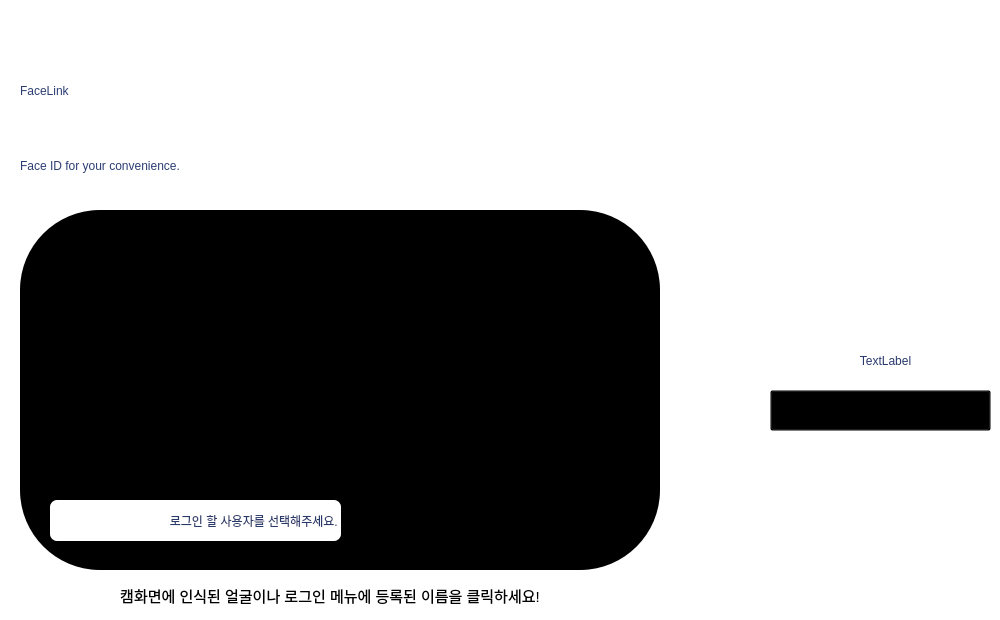
                     <widget class="QWidget" name="home">
                      <property name="autoFillBackground">
                       <bool>false</bool>
                      </property>
                      <property name="styleSheet">
                       <string notr="true">background-color: transparent;</string>
                      </property>
                      <widget class="QLabel" name="camLabel">
                       <property name="geometry">
                        <rect>
                         <x>20</x>
                         <y>210</y>
                         <width>640</width>
                         <height>360</height>
                        </rect>
                       </property>
                       <property name="cursor">
                        <cursorShape>SizeHorCursor</cursorShape>
                       </property>
                       <property name="styleSheet">
                        <string notr="true">border-radius: 80;
border-style: solid;

background-color: black; 
box-shadow: 4px 4px 2px 1px rgba(0, 0, 0, .2);</string>
                       </property>
                       <property name="text">
                        <string/>
                       </property>
                      </widget>
                      <widget class="QLabel" name="label_2">
                       <property name="geometry">
                        <rect>
                         <x>20</x>
                         <y>20</y>
                         <width>661</width>
                         <height>141</height>
                        </rect>
                       </property>
                       <property name="styleSheet">
                        <string notr="true">font: 72pt &quot;a타이틀고딕5&quot;;
color: rgb(44, 61, 115);</string>
                       </property>
                       <property name="text">
                        <string>FaceLink</string>
                       </property>
                      </widget>
                      <widget class="QLabel" name="label_3">
                       <property name="geometry">
                        <rect>
                         <x>20</x>
                         <y>130</y>
                         <width>761</width>
                         <height>71</height>
                        </rect>
                       </property>
                       <property name="styleSheet">
                        <string notr="true">font: 600 40pt &quot;Bahnschrift SemiBold SemiConden&quot;;
color: rgb(44, 61, 115);
</string>
                       </property>
                       <property name="text">
                        <string>Face ID for your convenience.</string>
                       </property>
                      </widget>
                      <widget class="QWidget" name="explain" native="true">
                       <property name="geometry">
                        <rect>
                         <x>40</x>
                         <y>500</y>
                         <width>421</width>
                         <height>51</height>
                        </rect>
                       </property>
                       <widget class="QLabel" name="label_4">
                        <property name="geometry">
                         <rect>
                          <x>10</x>
                          <y>0</y>
                          <width>291</width>
                          <height>41</height>
                         </rect>
                        </property>
                        <property name="maximumSize">
                         <size>
                          <width>16777215</width>
                          <height>16777209</height>
                         </size>
                        </property>
                        <property name="styleSheet">
                         <string notr="true">font: 13pt &quot;a옛날사진관3&quot;;
color: rgb(41, 57, 108);
background-color: rgb(255, 255, 255);
text-align:center;
border-radius:7;</string>
                        </property>
                        <property name="text">
                         <string>로그인 할 사용자를 선택해주세요. </string>
                        </property>
                        <property name="alignment">
                         <set>Qt::AlignRight|Qt::AlignTrailing|Qt::AlignVCenter</set>
                        </property>
                       </widget>
                       <widget class="QLabel" name="label_5">
                        <property name="geometry">
                         <rect>
                          <x>20</x>
                          <y>10</y>
                          <width>21</width>
                          <height>21</height>
                         </rect>
                        </property>
                        <property name="styleSheet">
                         <string notr="true">border-image: url(images/images/face-recognition.svg);</string>
                        </property>
                        <property name="text">
                         <string/>
                        </property>
                       </widget>
                      </widget>
                      <widget class="QTextBrowser" name="textBrowser">
                       <property name="geometry">
                        <rect>
                         <x>80</x>
                         <y>580</y>
                         <width>500</width>
                         <height>31</height>
                        </rect>
                       </property>
                       <property name="minimumSize">
                        <size>
                         <width>500</width>
                         <height>0</height>
                        </size>
                       </property>
                       <property name="maximumSize">
                        <size>
                         <width>500</width>
                         <height>200</height>
                        </size>
                       </property>
                       <property name="styleSheet">
                        <string notr="true">background-color: transparent;</string>
                       </property>
                       <property name="frameShape">
                        <enum>QFrame::NoFrame</enum>
                       </property>
                       <property name="html">
                        <string>&lt;!DOCTYPE HTML PUBLIC &quot;-//W3C//DTD HTML 4.0//EN&quot; &quot;http://www.w3.org/TR/REC-html40/strict.dtd&quot;&gt;
&lt;html&gt;&lt;head&gt;&lt;meta name=&quot;qrichtext&quot; content=&quot;1&quot; /&gt;&lt;meta charset=&quot;utf-8&quot; /&gt;&lt;style type=&quot;text/css&quot;&gt;
p, li { white-space: pre-wrap; }
&lt;/style&gt;&lt;/head&gt;&lt;body style=&quot; font-family:'Segoe UI'; font-size:10pt; font-weight:400; font-style:normal;&quot;&gt;
&lt;p align=&quot;center&quot; style=&quot; margin-top:0px; margin-bottom:0px; margin-left:0px; margin-right:0px; -qt-block-indent:0; text-indent:0px;&quot;&gt;&lt;span style=&quot; font-family:'a옛날사진관3'; font-size:11pt; color:#000000;&quot;&gt;캠화면에 인식된 얼굴이나 로그인 메뉴에 등록된 이름을 클릭하세요!&lt;/span&gt;&lt;/p&gt;&lt;/body&gt;&lt;/html&gt;</string>
                       </property>
                      </widget>
                      <widget class="QWidget" name="widget_2" native="true">
                       <property name="geometry">
                        <rect>
                         <x>670</x>
                         <y>180</y>
                         <width>120</width>
                         <height>80</height>
                        </rect>
                       </property>
                      </widget>
                      <widget class="QLabel" name="slicedPicture">
                       <property name="geometry">
                        <rect>
                         <x>820</x>
                         <y>210</y>
                         <width>131</width>
                         <height>121</height>
                        </rect>
                       </property>
                       <property name="text">
                        <string/>
                       </property>
                      </widget>
                      <widget class="QLabel" name="selectedId">
                       <property name="geometry">
                        <rect>
                         <x>810</x>
                         <y>350</y>
                         <width>151</width>
                         <height>21</height>
                        </rect>
                       </property>
                       <property name="styleSheet">
                        <string notr="true">font: 13pt &quot;a옛날사진관3&quot;;
color: rgb(41, 57, 108);
background-color: rgb(255, 255, 255);
text-align:center;
border-radius:7;
padding: 2;</string>
                       </property>
                       <property name="text">
                        <string>TextLabel</string>
                       </property>
                       <property name="alignment">
                        <set>Qt::AlignCenter</set>
                       </property>
                      </widget>
                      <widget class="QWidget" name="explain_2" native="true">
                       <property name="geometry">
                        <rect>
                         <x>760</x>
                         <y>390</y>
                         <width>231</width>
                         <height>51</height>
                        </rect>
                       </property>
                       <widget class="QLabel" name="function_text">
                        <property name="geometry">
                         <rect>
                          <x>10</x>
                          <y>0</y>
                          <width>221</width>
                          <height>41</height>
                         </rect>
                        </property>
                        <property name="maximumSize">
                         <size>
                          <width>16777215</width>
                          <height>16777209</height>
                         </size>
                        </property>
                        <property name="contextMenuPolicy">
                         <enum>Qt::DefaultContextMenu</enum>
                        </property>
                        <property name="styleSheet">
                         <string notr="true">font: 13pt &quot;a옛날사진관3&quot;;
color: rgb(41, 57, 108);
background-color: rgb(255, 255, 255);
text-align:center;
border-radius:7;
padding:3;</string>
                        </property>
                        <property name="text">
                         <string>얼굴 선택이 필요합니다.</string>
                        </property>
                        <property name="alignment">
                         <set>Qt::AlignRight|Qt::AlignTrailing|Qt::AlignVCenter</set>
                        </property>
                       </widget>
                       <widget class="QLabel" name="label_9">
                        <property name="geometry">
                         <rect>
                          <x>20</x>
                          <y>10</y>
                          <width>21</width>
                          <height>21</height>
                         </rect>
                        </property>
                        <property name="styleSheet">
                         <string notr="true">border-image: url(images/images/face-recognition.svg);</string>
                        </property>
                        <property name="text">
                         <string/>
                        </property>
                       </widget>
                       <widget class="QPushButton" name="function_button">
                        <property name="geometry">
                         <rect>
                          <x>10</x>
                          <y>0</y>
                          <width>221</width>
                          <height>41</height>
                         </rect>
                        </property>
                        <property name="styleSheet">
                         <string notr="true">border-color: transparent;</string>
                        </property>
                        <property name="text">
                         <string/>
                        </property>
                       </widget>
                      </widget>
                     </widget>
